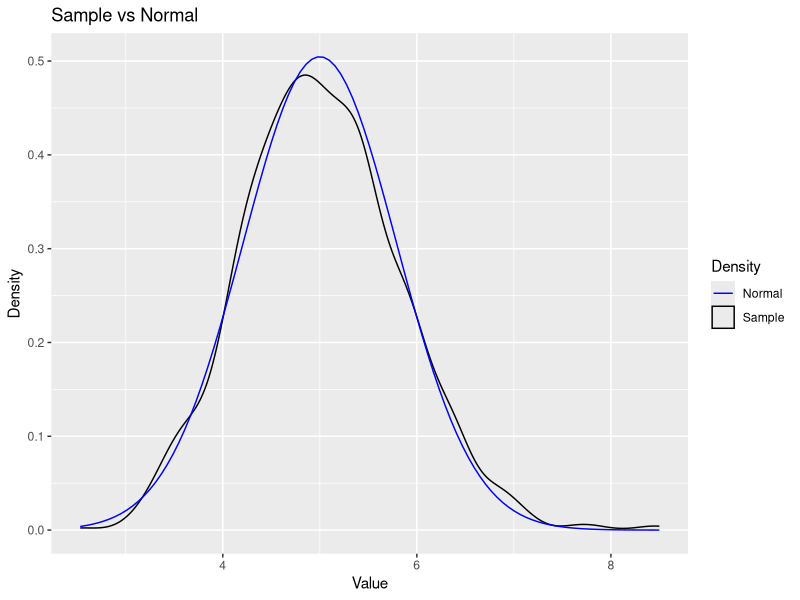
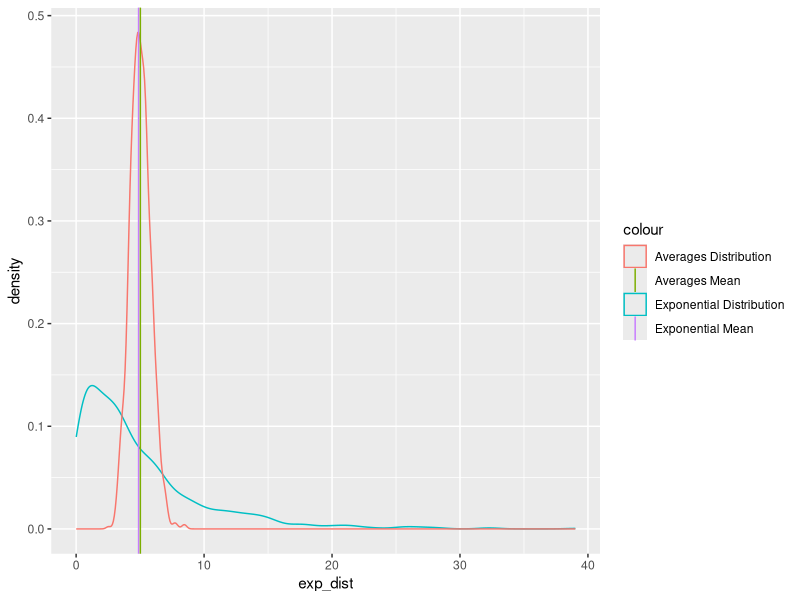

The R source for these figures, in order:
## ---- chunk 1
knitr::opts_chunk$set(echo = TRUE)
## ---- chunk 2
exp_avg <- vector("numeric",1000)
for(i in 1:1000){
        exp_avg[i]<-sum(rexp(40,0.2))/40
}
exp_mean<-exp_sd<-5
exp_var<-25
exp_sample_mean<-mean(exp_avg)
exp_sample_sd<-sd(exp_avg)
exp_sample_var<-var(exp_avg)
cat("Difference of means: ",exp_mean-exp_sample_mean)
cat("Difference of standard deviations: ",exp_sd-exp_sample_sd*sqrt(40))
cat("Difference of variances: ",exp_var-exp_sample_var*40)
## ---- chunk 3
library(ggplot2)
ggplot()+geom_density(aes(exp_avg,colour="Sample"), )+
        stat_function(fun=dnorm, 
        args=list(mean=exp_mean,sd=exp_sd/sqrt(40)), aes(colour="Normal"))+
        scale_color_manual("Density", values=c("blue","black"))+
        labs(title="Sample vs Normal", x="Value", y="Density")
## ---- chunk 4
exp_dist<-rexp(1000,0.2)
ggplot()+geom_density(aes(exp_dist, colour="Exponential Distribution"))+
        geom_density(aes(exp_avg, colour="Averages Distribution"))+
        geom_vline(aes(xintercept=mean(exp_dist),colour="Exponential Mean"))+
        geom_vline(aes(xintercept=mean(exp_avg),colour="Averages Mean"))
